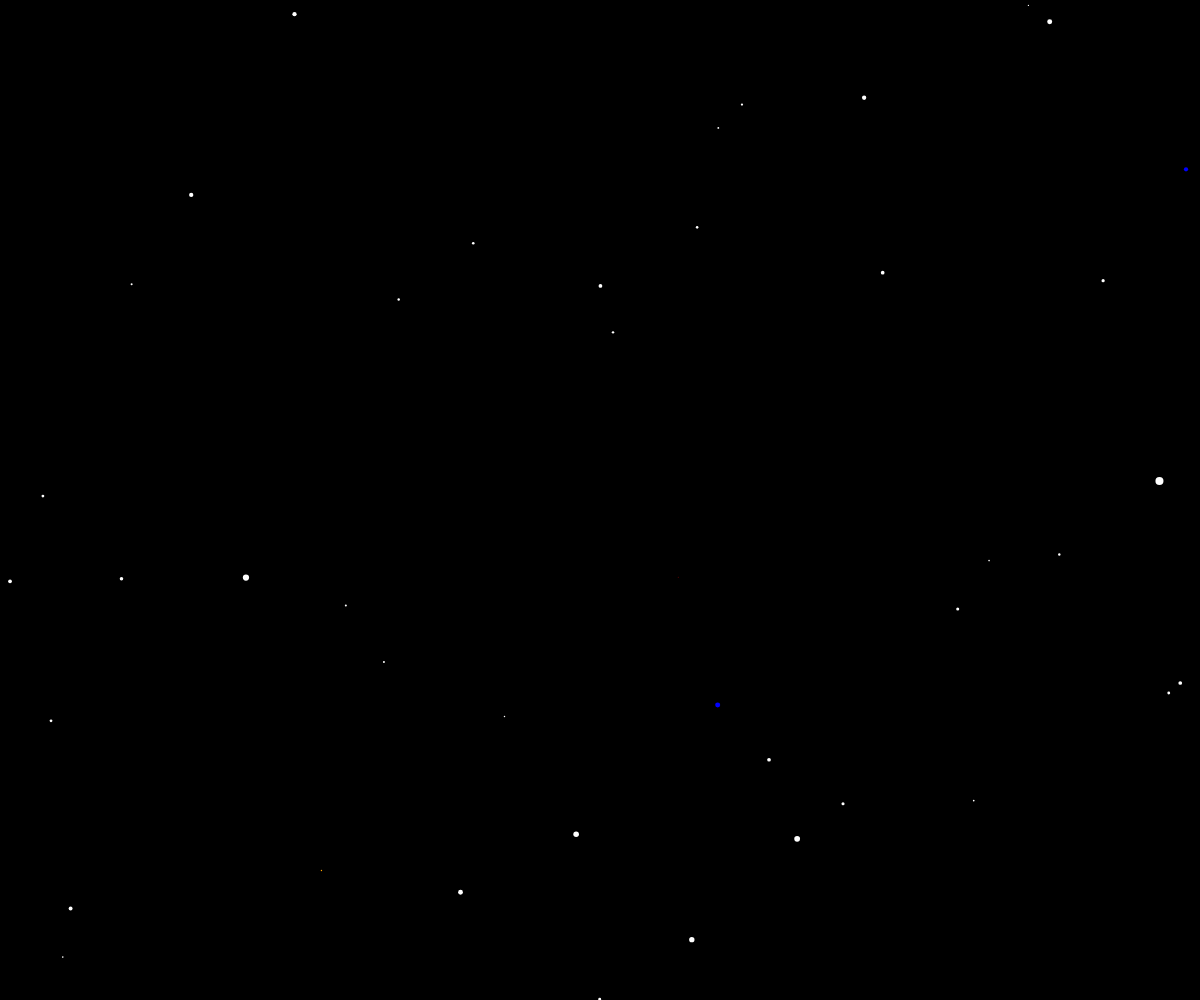
Frame 1 (no input)
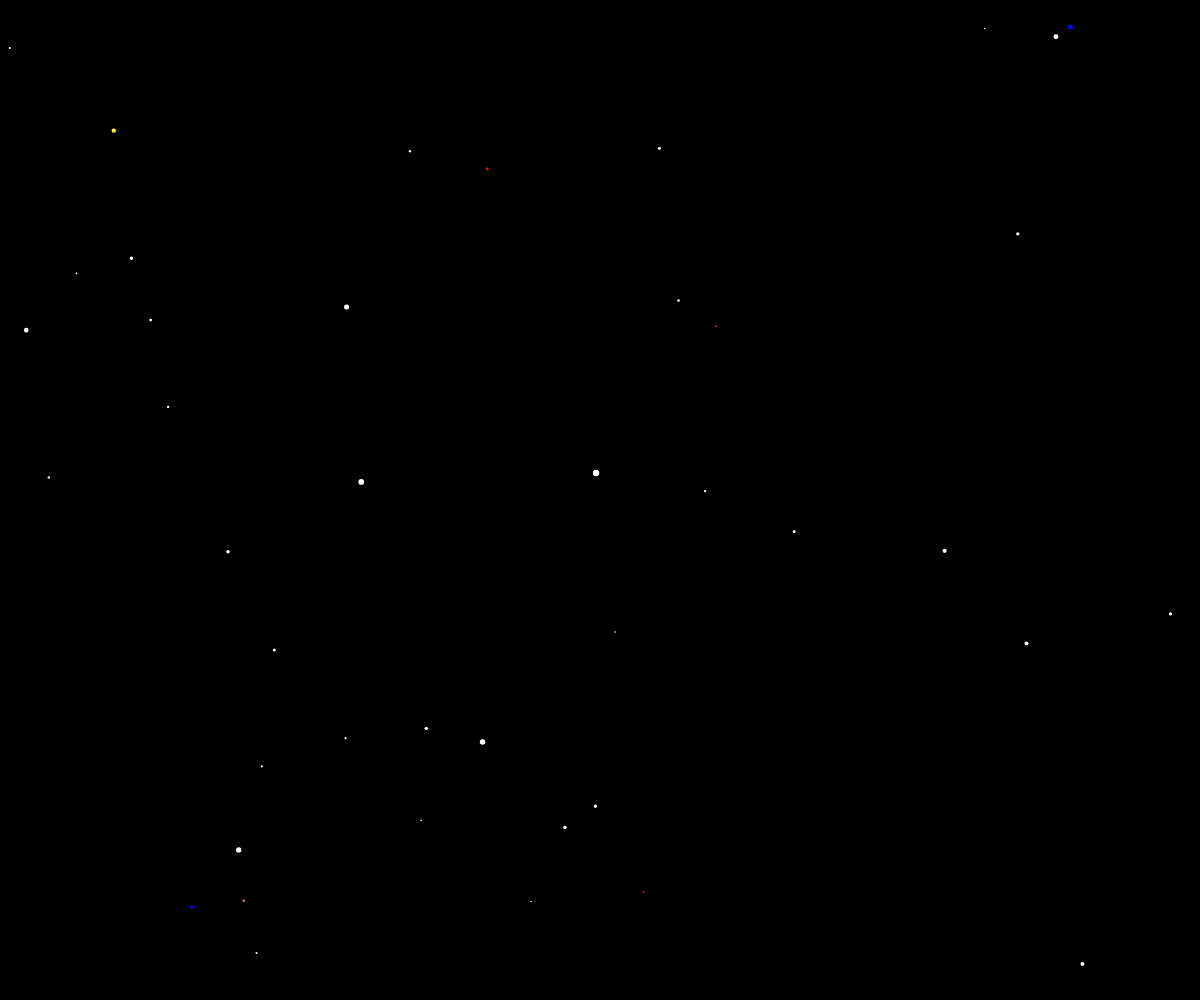
Frame 60 (no input)
Frame 120 (the mouse pressed at the canvas centre since frame 60): identical to frame 60, image omitted

The p5.js sketch that drew these frames (run headless with seeded random() and noise() and a simulated clock; from frame 60 on, the mouse is pressed at the canvas centre):

// p5.js sketch
// ── sketch.js
let stars = [];
let speed = 0;
let maxSpeed = 5; // Reduced max speed
let friction = 0.98;
let stopTimer = 0;
let slowdownDelay = 5000; // 5 seconds
let centerZoneRadius = 100; // Radius of the central zone
let centerSpeedMultiplier = 10; // Speed multiplier for center
let mouseInactiveTime = 2000; // 2 seconds for mouse fade
let lastMouseMoveTime = 0; // Track the last mouse movement time
let starDensityMultiplier = 1; // Multiplier for star density

// Star size ranges for each color group
let whiteStarSize = [2, 3, 5];
let yellowOrangeStarSize = [2, 3, 5, 4, 6];
let redStarSize = [1, 2, 3, 3, 5];
let blueStarSize = [5, 6, 8];

function setup() {
  createCanvas(windowWidth, windowHeight);
  createStars(500 * starDensityMultiplier);
}

function draw() {
  background(0);

  let distanceFromCenter = dist(mouseX, mouseY, width / 2, height / 2);
  let targetSpeed = distanceFromCenter / 100; // Slower speed calculation

  if (targetSpeed > 0) {
    speed = targetSpeed;
    stopTimer = millis();
  } else if (millis() - stopTimer > slowdownDelay) {
    speed *= friction;
  }

  translate(width / 2, height / 2);

  let angle;
  if (distanceFromCenter < centerZoneRadius) {
    angle = undefined; // Direct forward movement
    speed = targetSpeed * centerSpeedMultiplier; // Apply speed multiplier for center
  } else {
    let normalizedDistance = map(distanceFromCenter, centerZoneRadius, width / 2, 0, 1);
    let targetAngle = atan2(mouseY - height / 2, mouseX - width / 2);
    angle = lerp(0, targetAngle, normalizedDistance);
  }

  for (let star of stars) {
    star.update(angle);
    star.show();
  }

  handleMouseVisibility(); // Handle mouse visibility
}

class Star {
  constructor() {
    this.reset();
  }

  reset() {
    this.x = random(-width, width);
    this.y = random(-height, height);
    this.z = random(width);
    this.pz = this.z;
    this.setColorAndSize();
  }

  setColorAndSize() {
    let rand = random(100);
    if (rand < 75) { // 75% white
      this.color = color(255, 255, 255); // White
      this.size = random(whiteStarSize[0], whiteStarSize[2]);
    } else if (rand < 85) { // 10% yellow/orange
      this.color = random() < 0.5 ? color(255, 255, 0) : color(255, 165, 0); // Yellow or Orange
      this.size = random(yellowOrangeStarSize[0], yellowOrangeStarSize[4]);
    } else if (rand < 95) { // 10% red
      this.color = color(255, 0, 0); // Red
      this.size = random(redStarSize[0], redStarSize[4]);
    } else { // 5% blue
      this.color = color(0, 0, 255); // Blue
      this.size = random(blueStarSize[0], blueStarSize[2]); // Larger blue stars
    }
  }

  update(angle) {
    let dx, dy;
    if (angle === undefined) {
      this.z -= speed; // Move forward
    } else {
      dx = cos(angle) * speed;
      dy = sin(angle) * speed;
      this.x -= dx;
      this.y -= dy;
      this.z -= speed;
    }

    if (this.z < 1) {
      this.reset();
      this.z = width;
      this.pz = this.z;
    }
  }

  show() {
    fill(this.color);
    noStroke();

    let sx = map(this.x / this.z, 0, 1, 0, width);
    let sy = map(this.y / this.z, 0, 1, 0, height);

    let r = map(this.z, 0, width, this.size * 2, this.size * 0.5);

    ellipse(sx, sy, r, r);

    let px = map(this.x / this.pz, 0, 1, 0, width);
    let py = map(this.y / this.pz, 0, 1, 0, height);

    this.pz = this.z;
  }
}

// Function to handle mouse visibility
function handleMouseVisibility() {
  if (millis() - lastMouseMoveTime > mouseInactiveTime) {
    noCursor(); // Hide the cursor
  } else {
    cursor(); // Show the cursor
  }
}

// Update last mouse move time
function mouseMoved() {
  lastMouseMoveTime = millis(); // Update the last mouse move time
}

// Create stars based on density multiplier
function createStars(count) {
  stars = [];
  for (let i = 0; i < count; i++) {
    stars.push(new Star());
  }
}

// Adjust canvas size on window resize
function windowResized() {
  resizeCanvas(windowWidth, windowHeight);
  createStars(500 * starDensityMultiplier); // Recreate stars with updated canvas size
}
